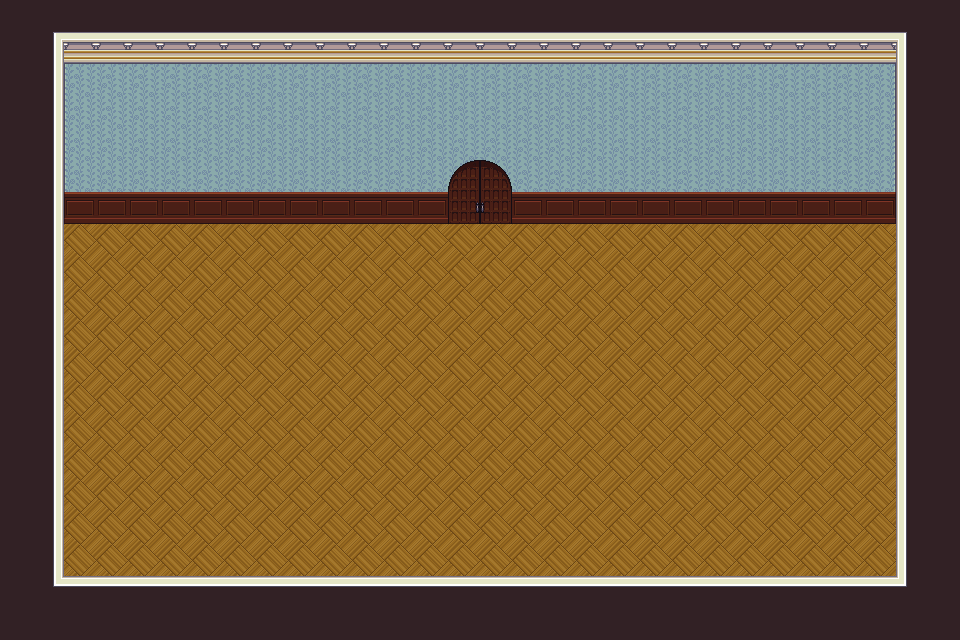

Below is a game level as drawn by its tile map, then a one-line description and the .tmx file that defines it, in full:
An orthogonal 30x20 tile map with 32x32 px tiles, 3 tile layers (Background Solid, Floor and Walls, Doors) and 3 objects (2x spawn, elevator).

<map version="1.10" tiledversion="1.12.2" orientation="orthogonal" renderorder="right-down" width="30" height="20" tilewidth="32" tileheight="32" infinite="0" nextlayerid="14" nextobjectid="5">
 <editorsettings>
  <export target="floor-0-lobby.json" format="json" />
 </editorsettings>
 <tileset firstgid="153" source="default_room_interiors.tsx" />
 <layer id="1" name="Background Solid" width="30" height="20">
  <data encoding="csv">
459,459,459,459,459,459,459,459,459,459,459,459,459,459,459,459,459,459,459,459,459,459,459,459,459,459,459,459,459,459,
459,459,459,459,459,459,459,459,459,459,459,459,459,459,459,459,459,459,459,459,459,459,459,459,459,459,459,459,459,459,
459,459,459,459,459,459,459,459,459,459,459,459,459,459,459,459,459,459,459,459,459,459,459,459,459,459,459,459,459,459,
459,459,459,459,459,459,459,459,459,459,459,459,459,459,459,459,459,459,459,459,459,459,459,459,459,459,459,459,459,459,
459,459,459,459,459,459,459,459,459,459,459,459,459,459,459,459,459,459,459,459,459,459,459,459,459,459,459,459,459,459,
459,459,459,459,459,459,459,459,459,459,459,459,459,459,459,459,459,459,459,459,459,459,459,459,459,459,459,459,459,459,
459,459,459,459,459,459,459,459,459,459,459,459,459,459,459,459,459,459,459,459,459,459,459,459,459,459,459,459,459,459,
459,459,459,459,459,459,459,459,459,459,459,459,459,459,459,459,459,459,459,459,459,459,459,459,459,459,459,459,459,459,
459,459,459,459,459,459,459,459,459,459,459,459,459,459,459,459,459,459,459,459,459,459,459,459,459,459,459,459,459,459,
459,459,459,459,459,459,459,459,459,459,459,459,459,459,459,459,459,459,459,459,459,459,459,459,459,459,459,459,459,459,
459,459,459,459,459,459,459,459,459,459,459,459,459,459,459,459,459,459,459,459,459,459,459,459,459,459,459,459,459,459,
459,459,459,459,459,459,459,459,459,459,459,459,459,459,459,459,459,459,459,459,459,459,459,459,459,459,459,459,459,459,
459,459,459,459,459,459,459,459,459,459,459,459,459,459,459,459,459,459,459,459,459,459,459,459,459,459,459,459,459,459,
459,459,459,459,459,459,459,459,459,459,459,459,459,459,459,459,459,459,459,459,459,459,459,459,459,459,459,459,459,459,
459,459,459,459,459,459,459,459,459,459,459,459,459,459,459,459,459,459,459,459,459,459,459,459,459,459,459,459,459,459,
459,459,459,459,459,459,459,459,459,459,459,459,459,459,459,459,459,459,459,459,459,459,459,459,459,459,459,459,459,459,
459,459,459,459,459,459,459,459,459,459,459,459,459,459,459,459,459,459,459,459,459,459,459,459,459,459,459,459,459,459,
459,459,459,459,459,459,459,459,459,459,459,459,459,459,459,459,459,459,459,459,459,459,459,459,459,459,459,459,459,459,
459,459,459,459,459,459,459,459,459,459,459,459,459,459,459,459,459,459,459,459,459,459,459,459,459,459,459,459,459,459,
459,459,459,459,459,459,459,459,459,459,459,459,459,459,459,459,459,459,459,459,459,459,459,459,459,459,459,459,459,459
</data>
 </layer>
 <layer id="2" name="Floor and Walls" width="30" height="20">
  <data encoding="csv">
0,0,0,0,0,0,0,0,0,0,0,0,0,0,0,0,0,0,0,0,0,0,0,0,0,0,0,0,0,0,
0,175,194,194,194,194,194,194,194,194,194,194,194,194,194,194,194,194,194,194,194,194,194,194,194,194,194,194,176,0,
0,199,217,218,218,218,218,218,218,218,218,218,218,218,218,218,218,218,218,218,218,218,218,218,218,218,218,219,200,0,
0,199,217,218,218,218,218,218,218,218,218,218,218,218,218,218,218,218,218,218,218,218,218,218,218,218,218,219,200,0,
0,199,217,218,218,218,218,218,218,218,218,218,218,218,218,218,218,218,218,218,218,218,218,218,218,218,218,219,200,0,
0,199,217,218,218,218,218,218,218,218,218,218,218,218,218,218,218,218,218,218,218,218,218,218,218,218,218,219,200,0,
0,199,241,242,242,242,242,242,242,242,242,242,242,242,242,242,242,242,242,242,242,242,242,242,242,242,242,243,200,0,
0,199,172,172,172,172,172,172,172,172,172,172,172,172,172,172,172,172,172,172,172,172,172,172,172,172,172,172,200,0,
0,199,172,172,172,172,172,172,172,172,172,172,172,172,172,172,172,172,172,172,172,172,172,172,172,172,172,172,200,0,
0,199,172,172,172,172,172,172,172,172,172,172,172,172,172,172,172,172,172,172,172,172,172,172,172,172,172,172,200,0,
0,199,172,172,172,172,172,172,172,172,172,172,172,172,172,172,172,172,172,172,172,172,172,172,172,172,172,172,200,0,
0,199,172,172,172,172,172,172,172,172,172,172,172,172,172,172,172,172,172,172,172,172,172,172,172,172,172,172,200,0,
0,199,172,172,172,172,172,172,172,172,172,172,172,172,172,172,172,172,172,172,172,172,172,172,172,172,172,172,200,0,
0,199,172,172,172,172,172,172,172,172,172,172,172,172,172,172,172,172,172,172,172,172,172,172,172,172,172,172,200,0,
0,199,172,172,172,172,172,172,172,172,172,172,172,172,172,172,172,172,172,172,172,172,172,172,172,172,172,172,200,0,
0,199,172,172,172,172,172,172,172,172,172,172,172,172,172,172,172,172,172,172,172,172,172,172,172,172,172,172,200,0,
0,199,172,172,172,172,172,172,172,172,172,172,172,172,172,172,172,172,172,172,172,172,172,172,172,172,172,172,200,0,
0,199,172,172,172,172,172,172,172,172,172,172,172,172,172,172,172,172,172,172,172,172,172,172,172,172,172,172,200,0,
0,223,170,170,170,170,170,170,170,170,170,170,170,170,170,170,170,170,170,170,170,170,170,170,170,170,170,170,224,0,
0,0,0,0,0,0,0,0,0,0,0,0,0,0,0,0,0,0,0,0,0,0,0,0,0,0,0,0,0,0
</data>
 </layer>
 <layer id="13" name="Doors" width="30" height="20">
  <data encoding="csv">
0,0,0,0,0,0,0,0,0,0,0,0,0,0,0,0,0,0,0,0,0,0,0,0,0,0,0,0,0,0,
0,0,0,0,0,0,0,0,0,0,0,0,0,0,0,0,0,0,0,0,0,0,0,0,0,0,0,0,0,0,
0,0,0,0,0,0,0,0,0,0,0,0,0,0,0,0,0,0,0,0,0,0,0,0,0,0,0,0,0,0,
0,0,0,0,0,0,0,0,0,0,0,0,0,0,0,0,0,0,0,0,0,0,0,0,0,0,0,0,0,0,
0,0,0,0,0,0,0,0,0,0,0,0,0,0,0,0,0,0,0,0,0,0,0,0,0,0,0,0,0,0,
0,0,0,0,0,0,0,0,0,0,0,0,0,0,484,485,0,0,0,0,0,0,0,0,0,0,0,0,0,0,
0,0,0,0,0,0,0,0,0,0,0,0,0,0,508,509,0,0,0,0,0,0,0,0,0,0,0,0,0,0,
0,0,0,0,0,0,0,0,0,0,0,0,0,0,0,0,0,0,0,0,0,0,0,0,0,0,0,0,0,0,
0,0,0,0,0,0,0,0,0,0,0,0,0,0,0,0,0,0,0,0,0,0,0,0,0,0,0,0,0,0,
0,0,0,0,0,0,0,0,0,0,0,0,0,0,0,0,0,0,0,0,0,0,0,0,0,0,0,0,0,0,
0,0,0,0,0,0,0,0,0,0,0,0,0,0,0,0,0,0,0,0,0,0,0,0,0,0,0,0,0,0,
0,0,0,0,0,0,0,0,0,0,0,0,0,0,0,0,0,0,0,0,0,0,0,0,0,0,0,0,0,0,
0,0,0,0,0,0,0,0,0,0,0,0,0,0,0,0,0,0,0,0,0,0,0,0,0,0,0,0,0,0,
0,0,0,0,0,0,0,0,0,0,0,0,0,0,0,0,0,0,0,0,0,0,0,0,0,0,0,0,0,0,
0,0,0,0,0,0,0,0,0,0,0,0,0,0,0,0,0,0,0,0,0,0,0,0,0,0,0,0,0,0,
0,0,0,0,0,0,0,0,0,0,0,0,0,0,0,0,0,0,0,0,0,0,0,0,0,0,0,0,0,0,
0,0,0,0,0,0,0,0,0,0,0,0,0,0,0,0,0,0,0,0,0,0,0,0,0,0,0,0,0,0,
0,0,0,0,0,0,0,0,0,0,0,0,0,0,0,0,0,0,0,0,0,0,0,0,0,0,0,0,0,0,
0,0,0,0,0,0,0,0,0,0,0,0,0,0,0,0,0,0,0,0,0,0,0,0,0,0,0,0,0,0,
0,0,0,0,0,0,0,0,0,0,0,0,0,0,0,0,0,0,0,0,0,0,0,0,0,0,0,0,0,0
</data>
 </layer>
 <objectgroup id="12" name="Door Object Layer">
  <object id="3" name="elevator" type="elevator" x="448" y="160" width="64" height="64">
   <properties>
    <property name="display_label" value="Elevator" />
   </properties>
  </object>
 </objectgroup>
 <objectgroup id="9" name="Spawn Layer">
  <object id="2" name="default_door_spawn" type="spawn" x="480" y="544">
   <point />
  </object>
  <object id="4" name="default_elevator_spawn" type="spawn" x="480" y="256">
   <point />
  </object>
 </objectgroup>
</map>
